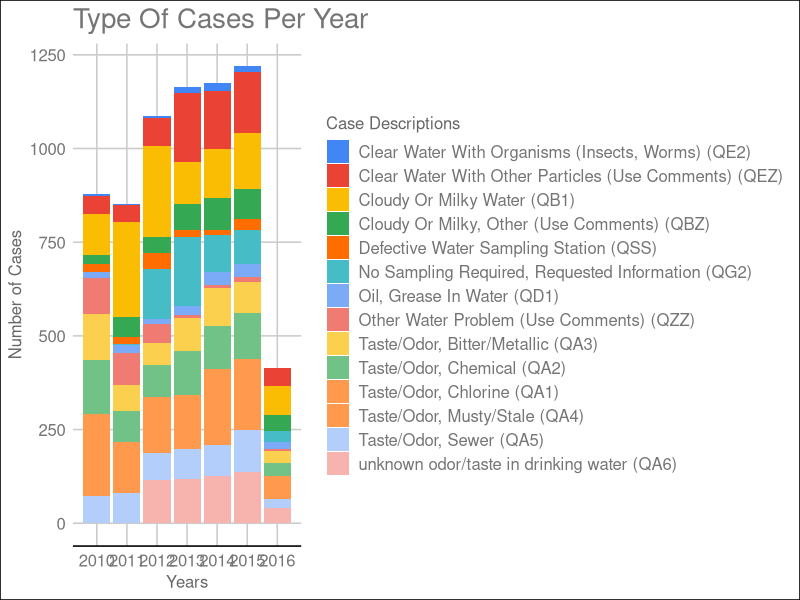
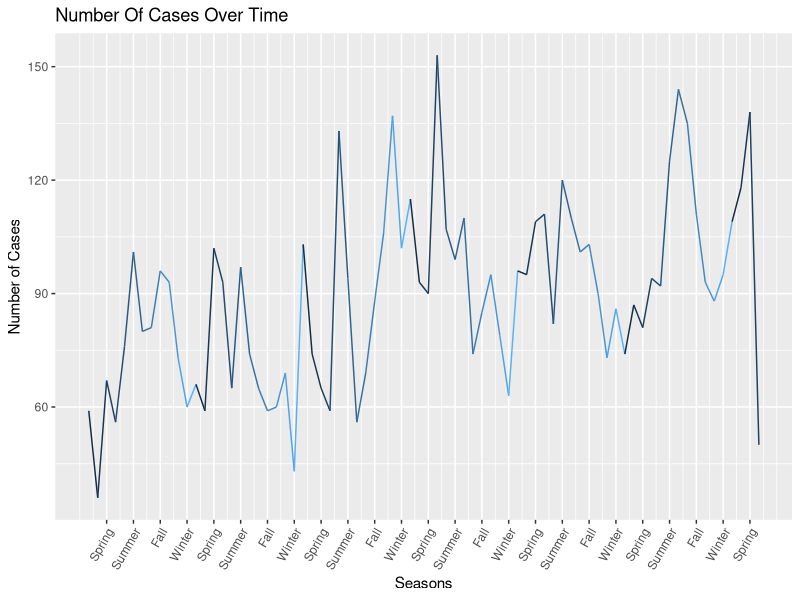
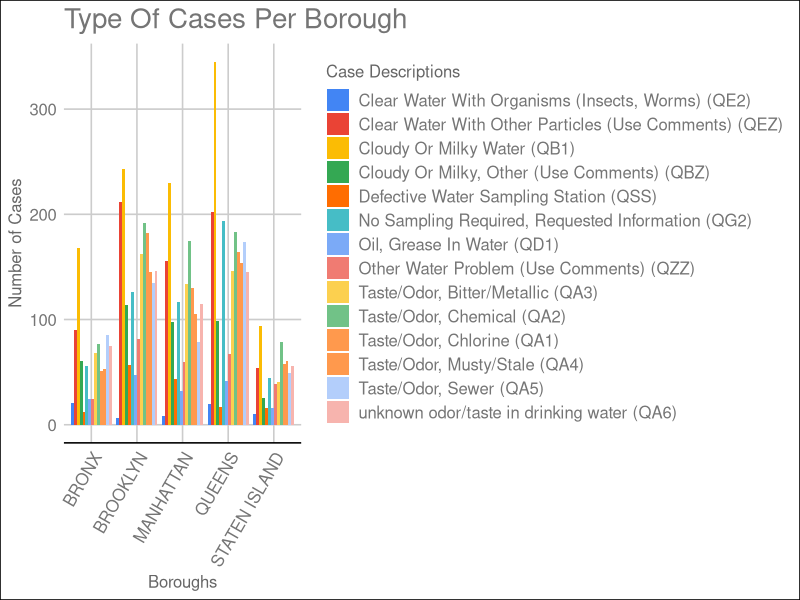
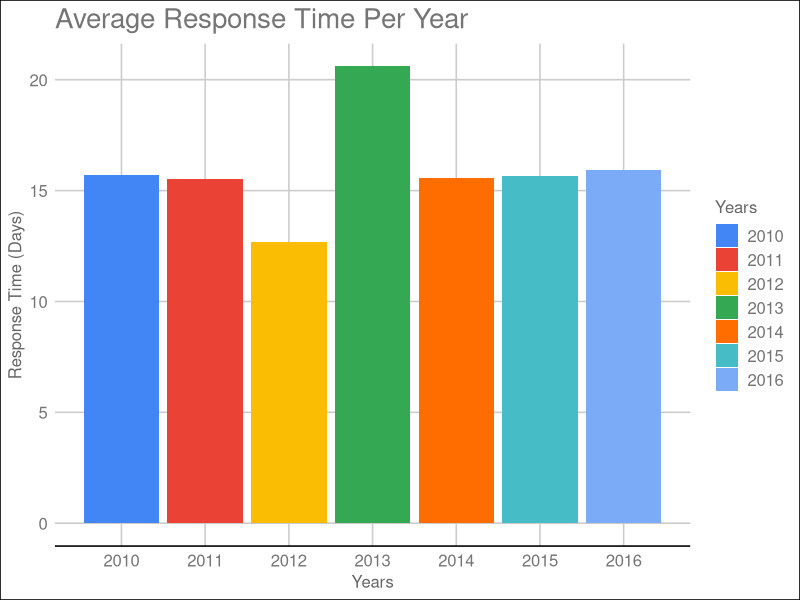
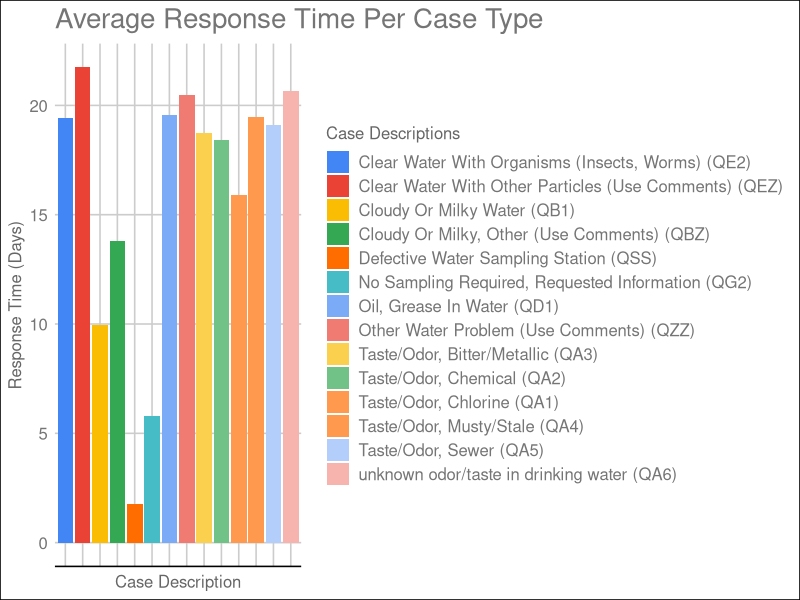
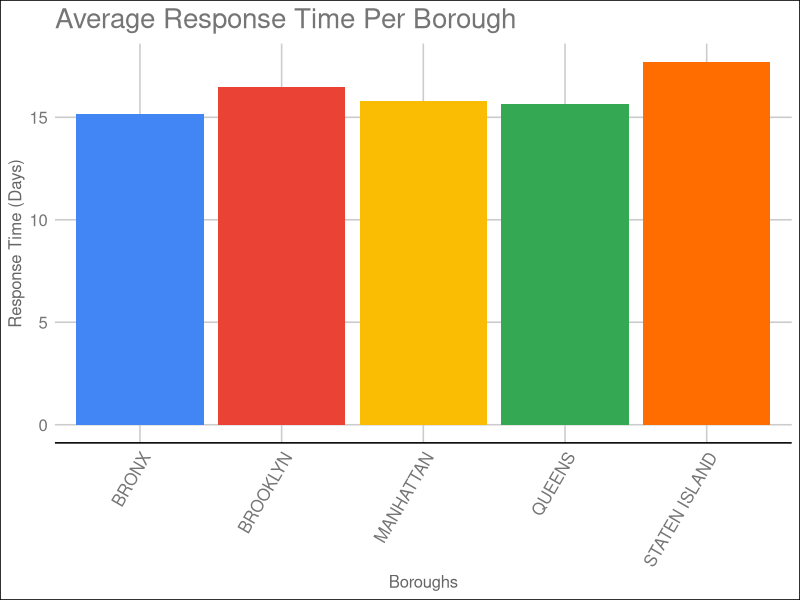

Write R code to recreate these figures, in order.
setwd('~/Desktop')
library(dplyr)
library(ggplot2)
library(RColorBrewer)
library(ggthemes)
my_data <- read.csv('Water_Quality_complaints-retrieved42016.csv', header = TRUE, stringsAsFactors = F)

# remove unresolved cases
my_data <- subset(my_data, Closed.Date != "") # some cases are still started or open but they have a closed date

# create new data frame, selecting columns of interest and calculating new ones
h2o <- tbl_df(data.frame(Unique.Key = my_data$Unique.Key,
                  Created.Date = as.Date(my_data$Created.Date,format='%m/%d/%Y'),
                  Closed.Date = as.Date(my_data$Closed.Date,format='%m/%d/%Y'),
                  Resolution.Time = as.numeric(as.Date(my_data$Closed.Date,format='%m/%d/%Y')
                                            - as.Date(my_data$Created.Date,format='%m/%d/%Y')),
                  Date.Start.Y = as.numeric(format(as.Date(my_data$Created.Date,format='%m/%d/%Y'),"%Y")),
                  Date.Start.M = as.numeric(format(as.Date(my_data$Created.Date,format='%m/%d/%Y'),"%m")),
                  Date.End.Y = as.numeric(format(as.Date(my_data$Closed.Date,format='%m/%d/%Y'),"%Y")),
                  Date.End.M = as.numeric(format(as.Date(my_data$Closed.Date,format='%m/%d/%Y'),"%m")),
                  Descriptor = my_data$Descriptor,
                  Incident.Zip = my_data$Incident.Zip,
                  Address.Type = my_data$Address.Type,
                  City = my_data$City,
                  Community.Board = my_data$Community.Board,
                  Borough = my_data$Borough,
                  X.Coordinate..State.Plane. = my_data$X.Coordinate..State.Plane.,
                  Y.Coordinate..State.Plane. = my_data$Y.Coordinate..State.Plane.,
                  Latitude = my_data$Latitude,
                  Longitude = my_data$Longitude,
                  Location = my_data$Location,
                    stringsAsFactors = F))

# remove bad records - 6 year cases closed within 4 minutes of each other
h2o <- h2o[(!h2o$Unique.Key %in% c(15636014,18952730,16654188)),]

# Number/Type Of Cases Per Year
type_yr <- h2o %>% group_by(Type = Descriptor, Year = Date.Start.Y) %>% summarise(Complaints = n())
ggplot(data = type_yr, aes(x=Year, y=Complaints)) +
  geom_bar(stat="identity", aes(fill=factor(Type)), position = "stack") +
  theme_gdocs() + scale_fill_gdocs() +
  ggtitle('Type Of Cases Per Year') +
  ylab('Number of Cases') + xlab('Years') +
  scale_x_continuous(breaks=c(2010,2011,2012,2013,2014,2015,2016)) +
  guides(fill=guide_legend(title="Case Descriptions"))


# Number Of Cases Over Time
total_mo <- h2o %>% group_by(Year = Date.Start.Y, Month = Date.Start.M) %>% summarise(Complaints = n()) %>%
mutate(new.month = 12*(Year-2010)+Month)
ggplot(data = total_mo, aes(x=new.month, y=Complaints, color=(Month))) +
  geom_line() + xlab("Seasons") + ylab("Number of Cases") +
  ggtitle('Number Of Cases Over Time') +
  scale_x_continuous(breaks=seq(from = 3, to = 76, by = 3), 
                     labels=rep(c("Spring", "Summer", "Fall", "Winter"), length.out=25)) +
  theme(axis.text.x = element_text(angle = 60, hjust = 1), legend.position='none')


# Number/Type of Cases Per Borough
total_b <- h2o %>% group_by(Borough, Type=Descriptor) %>% summarise(Complaints = n())
ggplot(data = total_b, aes(x=Borough, y=Complaints)) +
  geom_bar(stat="identity", aes(fill=(Type)), position = "dodge") +
  theme_gdocs() + scale_fill_gdocs() + 
  theme(axis.text.x = element_text(angle = 60, hjust = 1)) +
  ggtitle('Type Of Cases Per Borough') +
  ylab('Number of Cases') + xlab('Boroughs') +
  guides(fill=guide_legend(title="Case Descriptions"))


# Average Response Time Per Year
res_yr <- h2o %>% group_by(Year = Date.End.Y) %>% summarise(Time = mean(Resolution.Time))
ggplot(data = res_yr, aes(x=Year, y=Time)) +
  geom_bar(stat="identity", aes(fill=factor(Year))) +
  theme_gdocs() + scale_fill_gdocs() + 
  ggtitle('Average Response Time Per Year') +
  ylab('Response Time (Days)') + xlab('Years') +
  scale_x_continuous(breaks=c(2010,2011,2012,2013,2014,2015,2016)) +
  guides(fill=guide_legend(title="Years"), legend.position='none')


# Average Response Time Per Case Type
res_type <- h2o %>% group_by(Type = Descriptor) %>% summarise(Time = mean(Resolution.Time))
ggplot(data = res_type, aes(x=Type, y=Time)) +
  geom_bar(stat="identity", aes(fill=(Type))) +
  theme_gdocs() + scale_fill_gdocs() + 
  ggtitle('Average Response Time Per Case Type') +
  ylab('Response Time (Days)') + xlab('Case Description') +
  guides(fill=guide_legend(title="Case Descriptions")) +
  theme(axis.text.x = element_blank())


# Average Response Time Per Borough
res_b <- h2o %>% group_by(Borough = Borough) %>% summarise(Time = mean(Resolution.Time))
ggplot(data = res_b, aes(x=Borough, y= Time)) +
  geom_bar(stat="identity", aes(fill=(Borough))) +
  theme_gdocs() + scale_fill_gdocs() + 
  ggtitle('Average Response Time Per Borough') +
  ylab('Response Time (Days)') + xlab('Boroughs') +
  guides(fill=guide_legend(title="Boroughs")) +
  theme(axis.text.x = element_text(angle = 60, hjust = 1), legend.position='none')